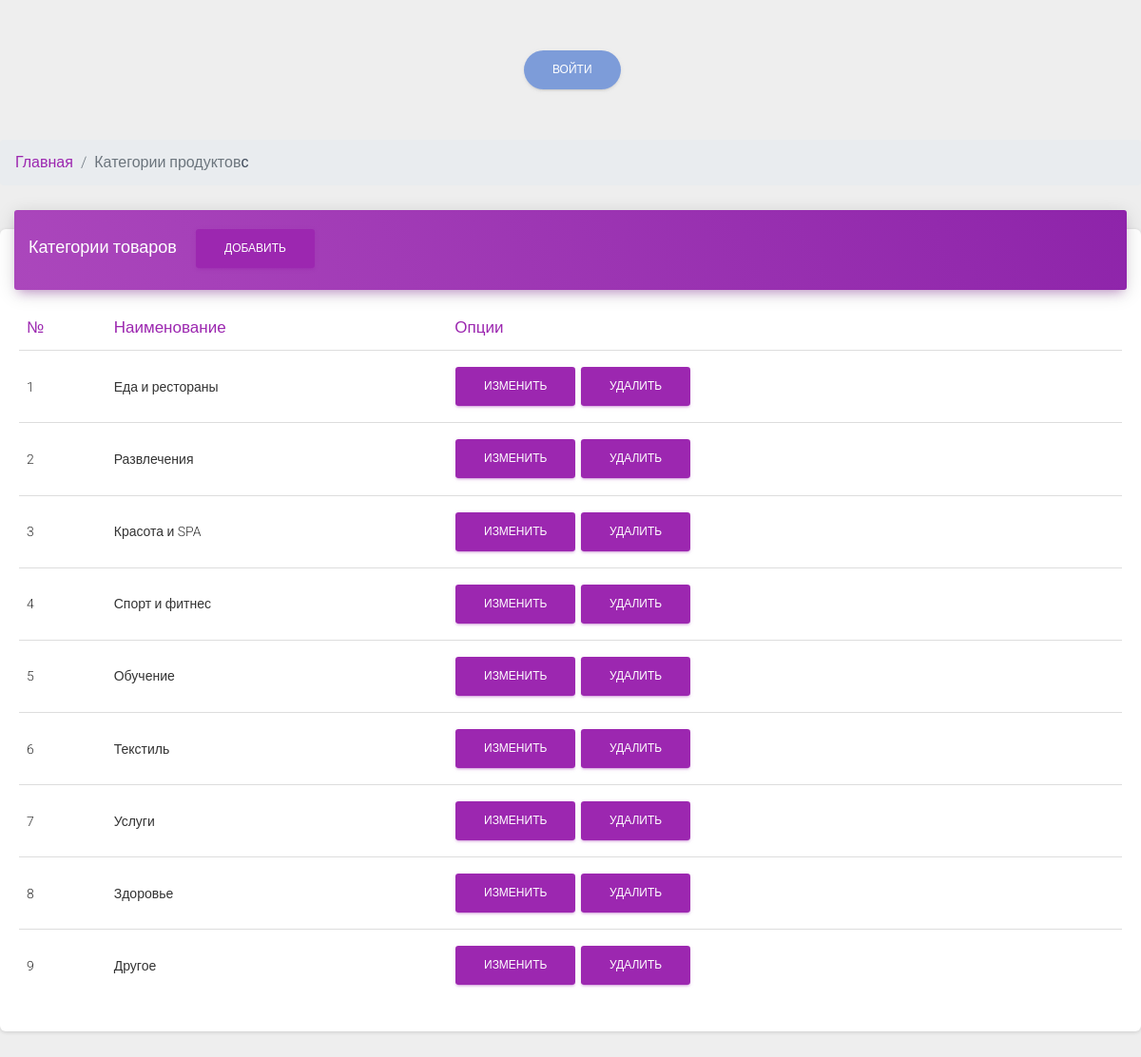
The app's page /admin/categories.php with its own data.
### tables this page shows
CREATE TABLE `categories` (
  `id` int(11) NOT NULL,
  `status` varchar(10) NOT NULL DEFAULT 'Добавлено',
  `title` varchar(255) NOT NULL
);

### admin/categories.php (the view, shortened to what this page needs)
<?php
include $_SERVER["DOCUMENT_ROOT"] . "/configs/db.php";
include $_SERVER["DOCUMENT_ROOT"] . "/admin/parts/header.php";
?>
<nav aria-label="breadcrumb">
	<ol class="breadcrumb">
		<li class="breadcrumb-item"><a href="/admin">Главная</a></li>
		<li class="breadcrumb-item active" aria-current="page">Категории продуктов</li>с
	</ol>
</nav>
<div class="row">
	<div class="col-md-12">
		<div class="card">
			<div class="card-header card-header-primary">
				<h4 class="card-title ">
					Категории товаров
					<a href="modules/categories/add.php" class="btn btn-primary ml-3">Добавить</a>
				</h4>
			</div>
			<div class="card-body">
				<div class="table-responsive">
					<table class="table">
						<thead class=" text-primary">
							<th>№</th>
							<th>Наименование</th>
							<th>Опции</th>
						</thead>
						<tbody>
							<?php
							$sql = "SELECT * FROM categories WHERE `status` = 'Добавлено'";
							$result = $conn->query($sql);
							$i = 1;
							while ($row = mysqli_fetch_assoc($result)) {
							?>
								<tr>
									<td><?php echo $i; ?></td>
									<td><?php echo $row["title"]; ?></td>
									<td>
										<a href="modules/categories/edit.php?id=<?php echo $row["id"]; ?>" class="btn btn-primary">Изменить</a>
										<a href="modules/categories/delete.php?id=<?php echo $row["id"]; ?>" class="btn btn-primary">Удалить</a>
									</td>
								</tr>
							<?php
								$i++;
							}
							?>
						</tbody>
					</table>
				</div>
			</div>
		</div>
	</div>
</div>
<?php
include $_SERVER["DOCUMENT_ROOT"] . "/admin/parts/footer.php";
?>

### records on screen
categories: title "Еда и рестораны"
categories: title "Развлечения"
categories: title "Красота и SPA"
categories: title "Спорт и фитнес"
categories: title "Обучение"
categories: title "Текстиль"
categories: title "Услуги"
categories: title "Здоровье"
categories: title "Другое"
